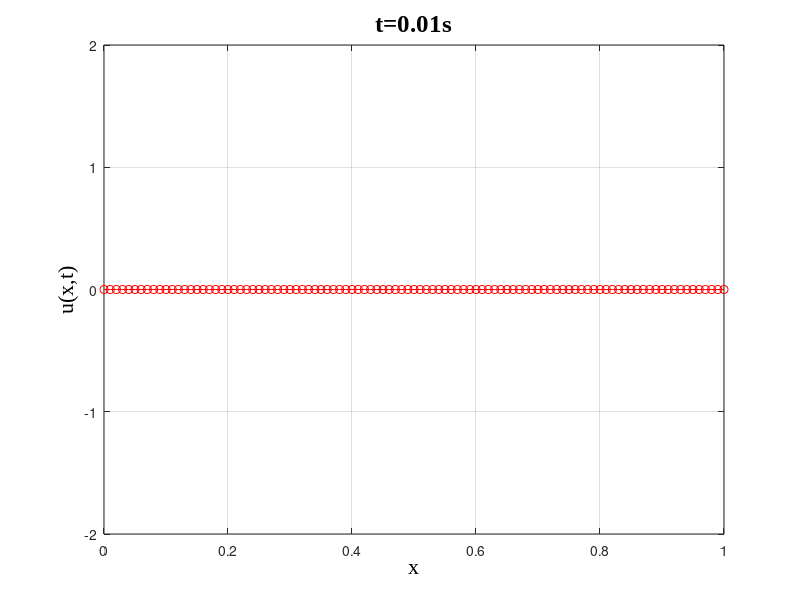

Recreate this plot in MATLAB. (Note: this script raises an error after producing the figure.)
clear
clc
clf
tic
L=100; % space grid
T=400;  % time grid
dx=1/L; % space step
dt=0.01; % time step
v=0.2; % wave speed
c=v^2*dt^2/dx^2; % reduced coeffecient
I0=10;  % total impulse
a=0.1; % delta parameter
Ir=I0*dt/(a*sqrt(pi)); % reduced I
u=zeros(T,L+1);
k0=50; % sudden
for k=1:L+1
  % u(1,k)=0; initial wave shape    
  u(2,k)=Ir*exp(-(k-k0)^2/a^2); % initial velocity = 0
end

for j=2:T
  for k=2:L
    u(j+1,k)=c*(u(j,k+1)+u(j,k-1))+2*(1-c)*u(j,k)-u(j-1,k);
  end
end

xx=linspace(0,1,L+1);

h = figure;
axis tight manual % this ensures that getframe() returns a consistent size
filename = '1Dwave.gif';
for j=1:T
    pic1=plot(xx,u(j,:),'r-o');
    hold on ;
    %---------------%
    set(gca,'XLim',[0 1])
    set(gca,'YLim',[-2 2])
    set(gca,'XGrid','on')
    set(gca,'YGrid','on')
    set(get(gca, 'XLabel'), 'String', 'x')
    set(get(gca, 'XLabel'), 'FontSize', 16)
    set(get(gca, 'XLabel'), 'FontName', 'Times New Roman')
    set(get(gca, 'YLabel'), 'String', 'u(x,t)')
    set(get(gca, 'YLabel'), 'FontSize', 16)
    set(get(gca, 'YLabel'), 'FontName', 'Times New Roman')
    set(get(gca, 'Title'), 'String', ['t=',num2str(j*dt),'s'])
    set(get(gca, 'Title'), 'FontSize', 18)
    set(get(gca, 'Title'), 'FontName', 'Times New Roman')
    %---------------%
    drawnow;
    % Capture the plot as an image 
    frame = getframe(h); 
    im = frame2im(frame); 
    [im,cm] = rgb2ind(im,256);
    % Write to the GIF File 
    if j == 1 
        imwrite(im,cm,filename,'gif', 'Loopcount',inf,'delaytime',0.2); 
    else 
        imwrite(im,cm,filename,'gif','WriteMode','append','delaytime',0.2); 
    end
    delete(pic1);
end

toc